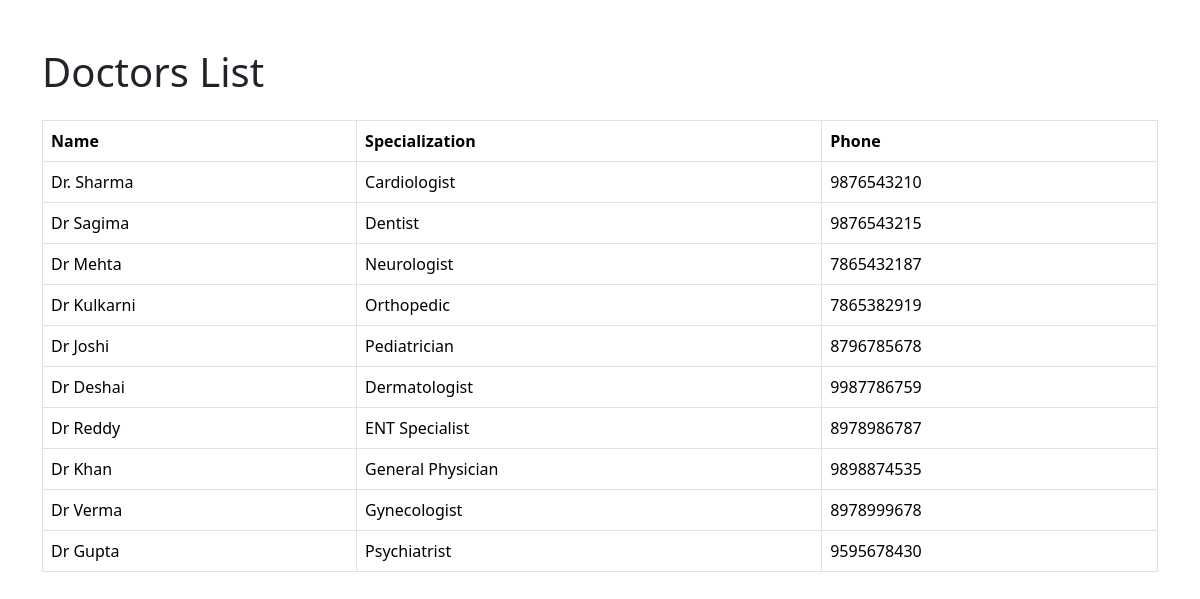
The app's page /doctors/ with its own data.
### core/models.py (models this page shows, shortened)
class Doctor(models.Model):
    name = models.CharField(max_length=100)
    specialization = models.CharField(max_length=100)
    phone = models.CharField(max_length=15)

### core/views.py (the view)
# urls.py: path('doctors/', views.doctors, name='doctors'),
def doctors(request):
    doctor_list = Doctor.objects.all()
    return render(request, 'core/doctors.html', {'doctor_list': doctor_list})

### core/templates/core/doctors.html (shortened to what this page needs)
<!DOCTYPE html>
<html>
<head>
    <link href="https://cdn.jsdelivr.net/npm/bootstrap@5.3.3/dist/css/bootstrap.min.css" rel="stylesheet">
</head>
<body>
<div class="container mt-5">
    <h1>Doctors List</h1>
    <table class="table table-bordered mt-4">
        <tr>
            <th>Name</th>
            <th>Specialization</th>
            <th>Phone</th>
        </tr>
        {% for doctor in doctor_list %}
        <tr>
            <td>{{ doctor.name }}</td>
            <td>{{ doctor.specialization }}</td>
            <td>{{ doctor.phone }}</td>
        </tr>
        {% endfor %}
    </table>
</div>
</body>
</html>

### records on screen
Doctor: name "Dr. Sharma", specialization "Cardiologist", phone "9876543210"
Doctor: name "Dr Sagima", specialization "Dentist", phone "9876543215"
Doctor: name "Dr Mehta", specialization "Neurologist", phone "7865432187"
Doctor: name "Dr Kulkarni", specialization "Orthopedic", phone "7865382919"
Doctor: name "Dr Joshi", specialization "Pediatrician", phone "8796785678"
Doctor: name "Dr Deshai", specialization "Dermatologist", phone "9987786759"
Doctor: name "Dr Reddy", specialization "ENT Specialist", phone "8978986787"
Doctor: name "Dr Khan", specialization "General Physician", phone "9898874535"
Doctor: name "Dr Verma", specialization "Gynecologist", phone "8978999678"
Doctor: name "Dr Gupta", specialization "Psychiatrist", phone "9595678430"
